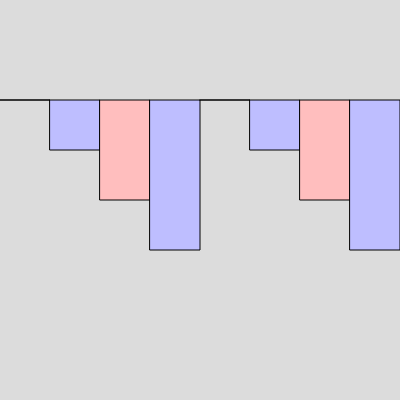
Frame 1 (no input)
Frame 60 (no input): identical to frame 1, image omitted
Frame 120 (the mouse pressed at the canvas centre since frame 60): identical to frame 1, image omitted

The p5.js sketch that drew this single still picture (run headless with seeded random() and noise() and a simulated clock; from frame 60 on, the mouse is pressed at the canvas centre):

// p5.js sketch
// ── sketch.js
function setup() {
  createCanvas(400, 400);
}

function draw() {
  background(220);
  for(let x = 0; x < 8;x++){
  if(x%2==0){
    fill(255,190,190)
  } else {
    fill(190,190,255)
  }
    h = x%4;
    rect(x*50,100,50,h*50)
  }
}
